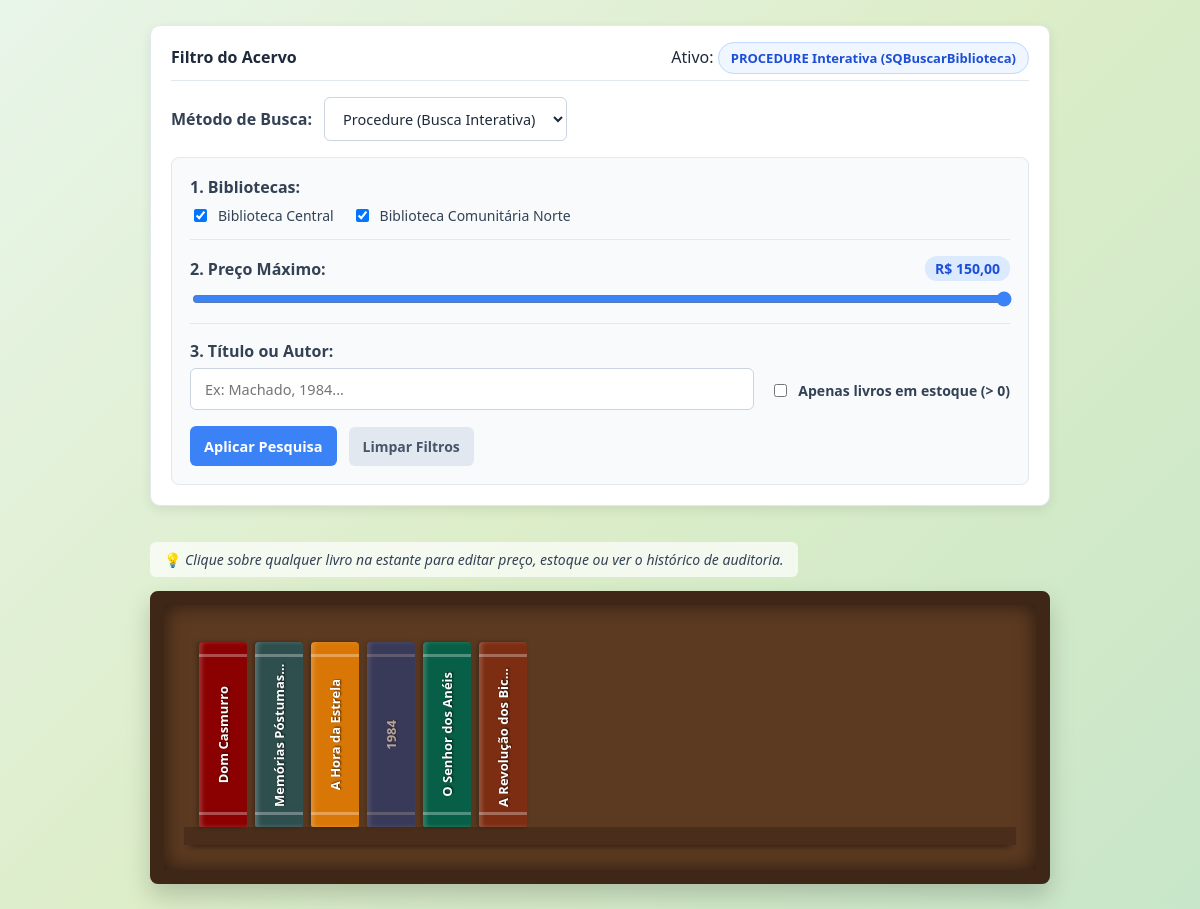
Page /?metodo=procedure on the committed database.
### tables this page shows
CREATE TABLE biblioteca (
    id INT AUTO_INCREMENT PRIMARY KEY,
    nome VARCHAR(100) NOT NULL,
    endereco VARCHAR(200)
);

CREATE TABLE livro (
    id INT AUTO_INCREMENT PRIMARY KEY,
    titulo VARCHAR(150) NOT NULL,
    cor_capa VARCHAR(7) DEFAULT '#3b82f6',
    preco DECIMAL(10,2) NOT NULL DEFAULT 39.90,
    quantidade INT NOT NULL DEFAULT 1,
    id_autor INT NOT NULL,
    id_biblioteca INT NOT NULL,
    FOREIGN KEY (id_autor) REFERENCES autor(id) ON DELETE CASCADE,
    FOREIGN KEY (id_biblioteca) REFERENCES biblioteca(id) ON DELETE CASCADE
);

### index.php (the view, shortened to what this page needs)
<?php
$pdo = Database::getConnection();
$bibliotecas = $pdo->query("SELECT id, nome FROM biblioteca")->fetchAll();
$metodo = $_GET['metodo'] ?? 'view';
$bibliotecas_selecionadas = $_GET['bibliotecas'] ?? ($metodo === 'procedure' && !isset($_GET['filtro_enviado']) ? array_column($bibliotecas, 'id') : []);
$preco_max = isset($_GET['preco_max']) ? (float)$_GET['preco_max'] : 150.00;
$termo_busca = trim($_GET['termo'] ?? '');
$apenas_estoque = isset($_GET['apenas_estoque']) ? 1 : 0;
$livros = [];
$metodo_utilizado = "";
if ($metodo === 'procedure') {
    $metodo_utilizado = "PROCEDURE Interativa (SQBuscarBiblioteca)";
    if (!empty($bibliotecas_selecionadas) && is_array($bibliotecas_selecionadas)) {
        $stmt = $pdo->prepare("CALL SQBuscarBiblioteca(:id_bib, :preco_max, :termo, :apenas_estoque)");
        foreach ($bibliotecas_selecionadas as $id_bib) {
            $id_int = (int)$id_bib;
            $stmt->bindValue(':id_bib', $id_int, PDO::PARAM_INT);
            $stmt->bindValue(':preco_max', $preco_max);
            $stmt->bindValue(':termo', $termo_busca, PDO::PARAM_STR);
            $stmt->bindValue(':apenas_estoque', $apenas_estoque, PDO::PARAM_INT);
            $stmt->execute();
            $resultados = $stmt->fetchAll();
            $livros = array_merge($livros, $resultados);
        }
    }
} else {
    $stmt = $pdo->query("SELECT * FROM QLivros");
    $livros = $stmt->fetchAll();
    $metodo_utilizado = "VIEW (QLivros)";
}
?>
<!DOCTYPE html>
<html lang="pt-BR">
<head>
    <link rel="stylesheet" href="style.css">
</head>
<body>
<div class="container">
    <div class="controles">
        <div class="topo-controles">
            <strong>Filtro do Acervo</strong>
            <div>
                Ativo: <span class="badge"><?= $metodo_utilizado ?></span>
            </div>
        </div>
        <form method="GET" action="" id="form-filtro" class="form-grupo">
            <div class="linha-campo">
                <label for="metodo"><strong>Método de Busca:</strong></label>
                <select name="metodo" id="metodo" onchange="alternarModoBusca()">
                    <option value="procedure" <?= ($metodo === 'procedure') ? 'selected' : '' ?>>Procedure (Busca Interativa)</option>
                </select>
            </div>
            <div id="painel-procedure" class="painel-procedure <?= ($metodo === 'procedure') ? 'ativo' : '' ?>">
                <div class="bloco-filtro">
                    <strong>1. Bibliotecas:</strong>
                    <div class="checkbox-lista">
                        <?php foreach ($bibliotecas as $bib): ?>
                            <label class="checkbox-item">
                                <input
                                    type="checkbox"
                                    name="bibliotecas[]"
                                    value="<?= $bib['id'] ?>"
                                    onchange="enviarFiltroAuto()"
                                    <?= in_array($bib['id'], $bibliotecas_selecionadas) ? 'checked' : '' ?>
                                >
                                <?= htmlspecialchars($bib['nome']) ?>
                            </label>
                        <?php endforeach; ?>
                    </div>
                </div>
                <div class="bloco-filtro">
                    <div class="slider-header">
                        <label for="preco_max"><strong>2. Preço Máximo:</strong></label>
                        <span id="valor-slider" class="valor-destaque">
                            R$ <?= number_format($preco_max, 2, ',', '.') ?>
                        </span>
                    </div>
                    <input
                        type="range"
                        name="preco_max"
                        id="preco_max"
                        min="10"
                        max="150"
                        step="5"
                        value="<?= $preco_max ?>"
                        oninput="atualizarTextoSlider(this.value)"
                        onchange="enviarFiltroAuto()"
                    >
                </div>
                <div class="bloco-filtro-duplo">
                    <div class="campo-texto">
                        <label for="termo"><strong>3. Título ou Autor:</strong></label>
                        <input
                            type="text"
                            name="termo"
                            id="termo"
                            placeholder="Ex: Machado, 1984..."
                            value="<?= htmlspecialchars($termo_busca) ?>"
                        >
                    </div>
                    <div class="campo-estoque">
                        <label class="checkbox-item">
                            <input
                                type="checkbox"
                                name="apenas_estoque"
                                value="1"
                                onchange="enviarFiltroAuto()"
                                <?= $apenas_estoque ? 'checked' : '' ?>
                            >
                            <strong>Apenas livros em estoque (&gt; 0)</strong>
                        </label>
                    </div>
                </div>
                <div class="linha-acoes-procedure">
                    <button type="submit">Aplicar Pesquisa</button>
                    <a href="?metodo=procedure" class="btn-limpar">Limpar Filtros</a>
                </div>
            </div>
        </form>
    </div>
        <p class="dica-clique">💡 <em>Clique sobre qualquer livro na estante para editar preço, estoque ou ver o histórico de auditoria.</em></p>
    <div class="estante">
        <?php
        $prateleiras = array_chunk($livros, 12);
        if (empty($prateleiras)):
        ?>
            <div class="prateleira">
                <div class="vazio">
                    <?= ($metodo === 'procedure' && empty($bibliotecas_selecionadas))
                        ? 'Marque pelo menos uma biblioteca acima para listar os livros.'
                        : 'Nenhum livro encontrado com os filtros selecionados.' ?>
                </div>
            </div>
        <?php else: ?>
            <?php foreach ($prateleiras as $livros_prateleira): ?>
                <div class="prateleira">
                    <?php foreach ($livros_prateleira as $livro): ?>
                        <?php
                            $preco_unitario = (float)$livro['preco'];
                            $quantidade_estoque = (int)$livro['quantidade'];
                        ?>
                        <div
                            class="livro <?= ($quantidade_estoque === 0) ? 'sem-estoque' : '' ?>"
                            style="background-color: <?= htmlspecialchars($livro['cor_capa']) ?>;"
                            onclick="abrirModalLivro(
                                <?= $livro['livro_id'] ?>,
                                '<?= htmlspecialchars(addslashes($livro['titulo'])) ?>',
                                '<?= htmlspecialchars(addslashes($livro['autor'])) ?>',
                                '<?= number_format($preco_unitario, 2, '.', '') ?>',
                                <?= $quantidade_estoque ?>
                            )"
                        >
                            <span class="livro-titulo"><?= htmlspecialchars($livro['titulo']) ?></span>
                        </div>
                    <?php endforeach; ?>
                </div>
            <?php endforeach; ?>
        <?php endif; ?>
    </div>
</div>
</body>
</html>

### style.css (style rules this page uses)
* { box-sizing: border-box; font-family: 'Segoe UI', Tahoma, Geneva, Verdana, sans-serif; }
body { background: linear-gradient(135deg, #e8f5e9 0%, #dcedc8 50%, #c8e6c9 100%); min-height: 100vh; margin: 0; padding: 25px 20px; color: #334155; }
.container { max-width: 900px; margin: 0 auto; }
.dica-clique { font-size: 14px; color: #334155; background: rgba(255, 255, 255, 0.7); padding: 8px 14px; border-radius: 6px; display: inline-block; margin-bottom: 14px; }
.controles { background: #ffffff; padding: 20px; border-radius: 10px; box-shadow: 0 4px 12px rgba(0, 0, 0, 0.08); border: 1px solid #e2e8f0; margin-bottom: 22px; display: flex; flex-direction: column; gap: 16px; }
.topo-controles { display: flex; justify-content: space-between; align-items: center; flex-wrap: wrap; gap: 10px; border-bottom: 1px solid #e2e8f0; padding-bottom: 12px; color: #1e293b; }
.form-grupo { display: flex; flex-direction: column; align-items: flex-start; gap: 16px; width: 100%; }
.linha-campo { display: flex; align-items: center; gap: 12px; width: 100%; }
select, button, input[type="number"], input[type="text"] { padding: 10px 14px; border-radius: 6px; border: 1px solid #cbd5e1; font-size: 14.5px; }
select, input[type="number"], input[type="text"] { background-color: #ffffff; color: #1e293b; }
select { min-width: 240px; }
button { background-color: #3b82f6; color: white; border: none; cursor: pointer; font-weight: 600; transition: background-color 0.2s ease; }
.painel-procedure { display: none; flex-direction: column; gap: 16px; background: #f8fafc; padding: 18px; border-radius: 8px; border: 1px solid #e2e8f0; width: 100%; }
.painel-procedure.ativo { display: flex; }
.bloco-filtro { display: flex; flex-direction: column; gap: 8px; border-bottom: 1px solid #e2e8f0; padding-bottom: 14px; }
.checkbox-lista { display: flex; flex-wrap: wrap; gap: 18px; }
.checkbox-item { display: flex; align-items: center; gap: 8px; cursor: pointer; font-size: 14px; color: #334155; }
.slider-header { display: flex; justify-content: space-between; align-items: center; }
.valor-destaque { background: #dbeafe; color: #1d4ed8; padding: 3px 10px; border-radius: 12px; font-weight: bold; font-size: 14px; }
input[type="range"] { width: 100%; cursor: pointer; accent-color: #3b82f6; }
.bloco-filtro-duplo { display: flex; flex-wrap: wrap; gap: 16px; align-items: flex-end; }
.campo-texto { display: flex; flex-direction: column; gap: 6px; flex: 1; min-width: 220px; }
.campo-estoque { padding-bottom: 10px; }
.linha-acoes-procedure { display: flex; align-items: center; gap: 12px; }
.btn-limpar { text-decoration: none; color: #475569; background: #e2e8f0; padding: 10px 14px; border-radius: 6px; font-size: 14px; font-weight: 600; }
.badge { background-color: #eff6ff; color: #1d4ed8; padding: 6px 12px; border-radius: 20px; font-size: 13px; font-weight: 600; border: 1px solid #bfdbfe; }
.estante { background-color: #5c3a21; border: 14px solid #3e2716; border-radius: 8px; padding: 20px 20px 0 20px; box-shadow: inset 0 0 20px rgba(0, 0, 0, 0.55), 0 12px 24px rgba(0, 0, 0, 0.18); }
.prateleira { display: flex; align-items: flex-end; gap: 8px; min-height: 220px; padding: 0 15px; border-bottom: 18px solid #4a2e1b; box-shadow: 0 8px 6px -6px rgba(0, 0, 0, 0.45); margin-bottom: 25px; flex-wrap: wrap; }
.livro { width: 48px; height: 185px; border-radius: 4px 4px 2px 2px; color: #ffffff; display: flex; align-items: center; justify-content: center; padding: 10px 4px; cursor: pointer; position: relative; box-shadow: -2px 0 5px rgba(0, 0, 0, 0.3), inset 3px 0 4px rgba(255, 255, 255, 0.2); transition: transform 0.2s ease, box-shadow 0.2s ease; }
.livro.sem-estoque { opacity: 0.55; }
.livro::before, .livro::after { content: ''; position: absolute; left: 0; right: 0; height: 3px; background: rgba(255, 255, 255, 0.3); }
.livro::before { top: 12px; }
.livro::after { bottom: 12px; }
.livro-titulo { writing-mode: vertical-rl; transform: rotate(180deg); font-size: 13px; font-weight: bold; text-align: center; max-height: 145px; overflow: hidden; text-overflow: ellipsis; white-space: nowrap; text-shadow: 1px 1px 2px rgba(0, 0, 0, 0.7); }

### rows in the picture
biblioteca: id "☑", nome "Biblioteca Central"
biblioteca: id "☑", nome "Biblioteca Comunitária Norte"
livro: titulo "Dom Casmurro"
livro: titulo "Memórias Póstumas…"
livro: titulo "A Hora da Estrela"
livro: titulo "1984"
livro: titulo "O Senhor dos Anéis"
livro: titulo "A Revolução dos Bichos"

### other values in the picture
$metodo_utilizado "PROCEDURE Interativa (SQBuscarBiblioteca)"
$preco_max "150,00"
